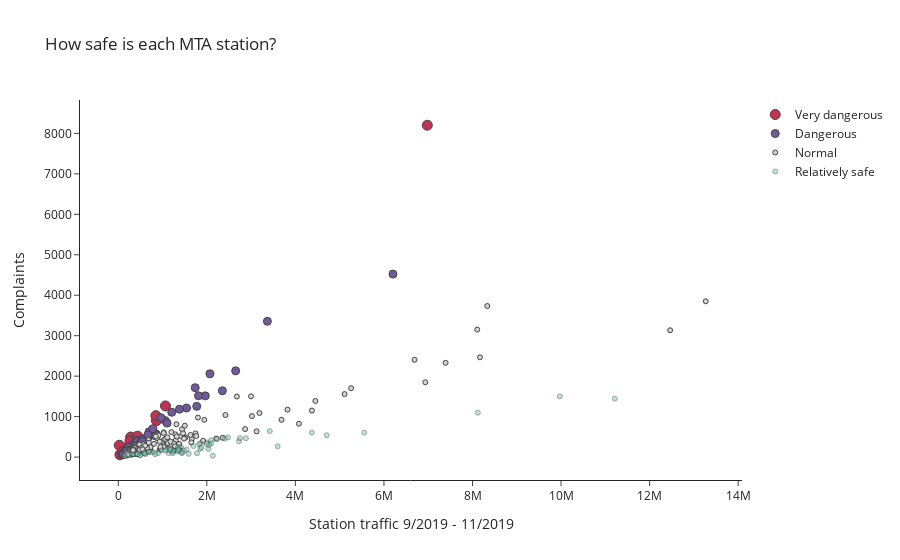

The notebook cell saved with this chart:
### Markdown cell above
This is more useful - there's now a longer list of stations that are dangerous in a statistically significant way. Let's call all stations above .104% "very dangerous". (The mean, as you can see, is .045).

### Code cell
fig = go.Figure()

fig.add_trace(go.Scatter(
    x = merged_df[merged_df.percentage > .104]['daily_entries'],
    y = merged_df[merged_df.percentage > .104]['complaint_counts'],
    name = 'Very dangerous',
    mode = 'markers',
    marker = dict(
        size=10,
        color='#c43152',
        line=dict(width=1)
    ),
    text=merged_df['station'],)
)

fig.add_trace(go.Scatter(
    x = merged_df[(merged_df.percentage >= .062) & (merged_df.percentage <= .104)]['daily_entries'],
    y = merged_df[(merged_df.percentage >= .062) & (merged_df.percentage <= .104)]['complaint_counts'],
    name = 'Dangerous',
    mode = 'markers',
    marker = dict(
        size=8,
        color='#715a99',
        line=dict(width=1)
    ),
    text=merged_df['station'],)
)
fig.add_trace(go.Scatter(
    x = merged_df[(merged_df.percentage >= .02) & (merged_df.percentage < .065)]['daily_entries'],
    y = merged_df[(merged_df.percentage >= .02) & (merged_df.percentage < .065)]['complaint_counts'],
    name = 'Normal',
    mode = 'markers',
    marker = dict(
        size=5,
        color='lightgray',
        line=dict(width=1)
    ),
    text=merged_df['station'],)
)              
fig.add_trace(go.Scatter(
    x = merged_df[merged_df.percentage < .02]['daily_entries'],
    y = merged_df[merged_df.percentage < .02]['complaint_counts'],
    name = 'Relatively safe',
    mode = 'markers',
    marker = dict(
        size=5,
        color='#6ccfb2',
        opacity=0.5,
        line=dict(width=1)
    ),
    text=merged_df['station'],)
)

fig.update_layout(
    template = 'simple_white',
    title = 'How safe is each MTA station?',
    xaxis = dict(
        title = 'Station traffic 9/2019 - 11/2019',
        zeroline = False
    ),
    yaxis = dict(
        title = 'Complaints',
        hoverformat = '.1f',
        zeroline = False
    ),
    hovermode= 'closest'
)

fig.show()

### Figure 1 — Plotly figure (JSON) as saved in the notebook; plotly's stock layout.template omitted (floating-point values rounded to 4 significant figures; data arrays with more than 128 entries replaced by an {"elided": "..."} marker saying what was removed)
{"data": [{"marker": {"color": "#c43152", "line": {"width": 1}, "size": 10}, "mode": "markers", "name": "Very dangerous", "text": {"elided": "303 str values"}, "type": "scatter", "x": [860929, 6979593, 351057, 280012, 169717, 75659, 36679, 24171, 88768, 435269, 848520, 1065823, 263259], "y": [901, 8201, 392, 495, 213, 81, 58, 293, 123, 518, 1024, 1264, 395]}, {"marker": {"color": "#715a99", "line": {"width": 1}, "size": 8}, "mode": "markers", "name": "Dangerous", "text": {"elided": "303 str values"}, "type": "scatter", "x": [680169, 3367510, 176670, 294683, 6203183, 1058499, 528213, 2351049, 1541634, 1208517, 404845, 292971, 249925, 634484, 1737419, 300532, 342680, 71152, 221318, 132429, 115598, 157477, 176938, 104665, 2650800, 290101, 393702, 461799, 261037, 828107, 153866, 286365, 261384, 115731, 1102488, 550513, 853935, 335159, 1964581, 1771949, 353798, 459837, 963291, 831115, 254910, 417180, 180680, 1383197, 226207, 230531, 237349, 116559, 822381, 1811516, 478792, 403824, 257412, 695665, 529281, 781051, 2069856, 669286, 187933, 548572], "y": [498, 3356, 115, 224, 4523, 902, 358, 1639, 1213, 1108, 418, 183, 157, 481, 1715, 252, 213, 72, 141, 104, 94, 149, 166, 73, 2132, 182, 247, 311, 172, 581, 117, 265, 204, 77, 840, 437, 570, 299, 1513, 1254, 292, 341, 974, 530, 236, 375, 161, 1184, 164, 239, 159, 77, 555, 1515, 309, 275, 171, 624, 386, 702, 2058, 549, 151, 384]}, {"marker": {"color": "lightgray", "line": {"width": 1}, "size": 5}, "mode": "markers", "name": "Normal", "text": {"elided": "303 str values"}, "type": "scatter", "x": {"elided": "163 int values"}, "y": {"elided": "163 int values"}}, {"marker": {"color": "#6ccfb2", "line": {"width": 1}, "opacity": 0.5, "size": 5}, "mode": "markers", "name": "Relatively safe", "text": {"elided": "303 str values"}, "type": "scatter", "x": [332039, 1299929, 1162672, 898144, 410531, 11213115, 760829, 1440802, 4371297, 9972776, 1777972, 815686, 3421956, 627240, 4707758, 2406527, 1417385, 1217526, 1849170, 683489, 422763, 2478938, 1694523, 1404177, 1110233, 2134165, 1243791, 1369433, 1589481, 150724, 1378110, 237973, 2003184, 1850197, 2726608, 1823954, 601964, 2035286, 2095880, 421855, 5555821, 1342173, 1542335, 1339839, 2748748, 983533, 495458, 8119944, 688493, 1477038, 2882157, 832859, 1137964, 495294, 1156957, 2100457, 439275, 1881076, 1430286, 1065025, 1242322, 615399, 1187875, 2233183, 2050194, 1171056, 581737, 1228739, 3599243, 1359118, 1998177], "y": [65, 166, 226, 100, 72, 1443, 124, 101, 604, 1501, 94, 114, 643, 119, 540, 457, 248, 130, 342, 126, 76, 486, 272, 160, 177, 35, 147, 172, 81, 19, 244, 47, 359, 204, 393, 317, 95, 201, 416, 71, 606, 227, 189, 139, 469, 165, 48, 1097, 131, 158, 465, 71, 102, 48, 203, 340, 75, 235, 111, 166, 163, 73, 202, 446, 301, 176, 100, 93, 267, 181, 326]}], "layout": {"hovermode": "closest", "title": {"text": "How safe is each MTA station?"}, "xaxis": {"title": {"text": "Station traffic 9/2019 - 11/2019"}, "zeroline": false}, "yaxis": {"hoverformat": ".1f", "title": {"text": "Complaints"}, "zeroline": false}}}
